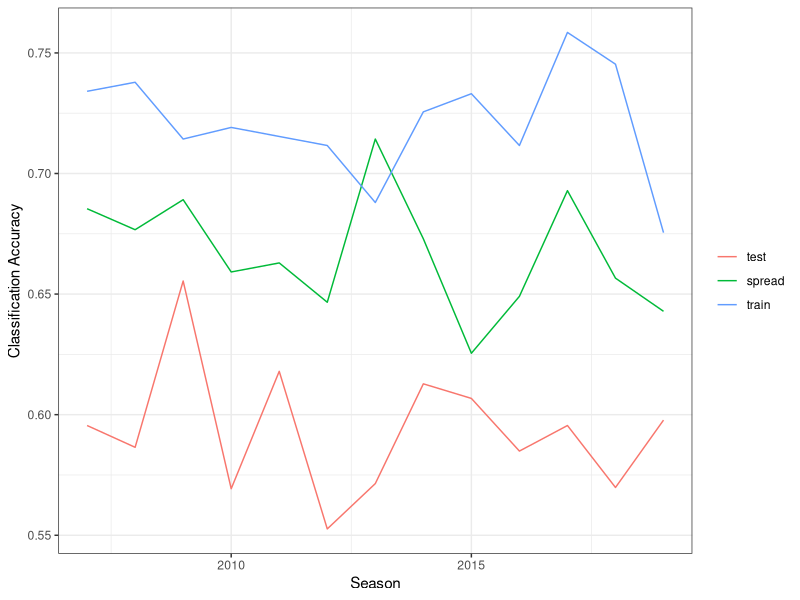
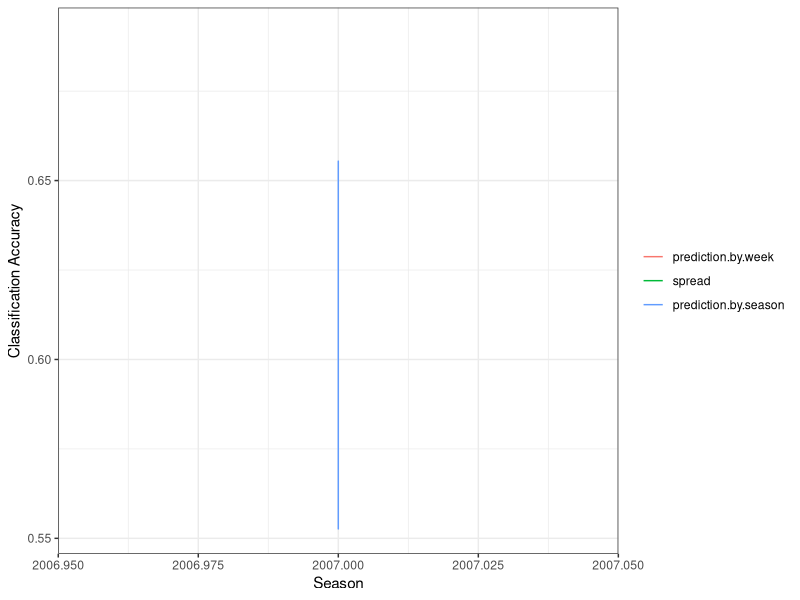
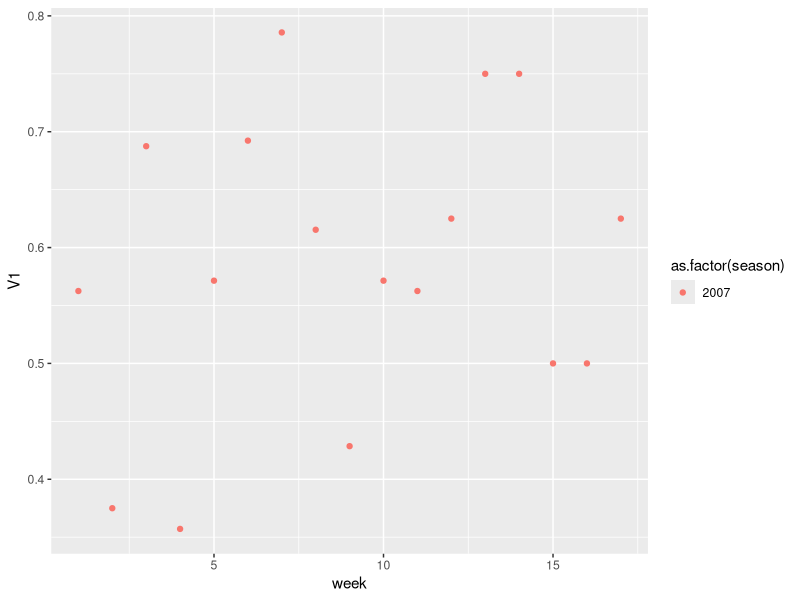
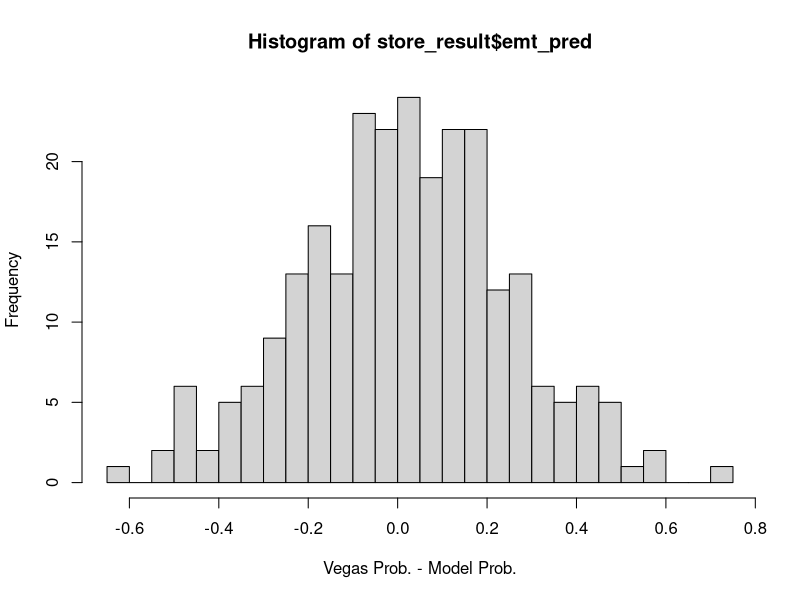
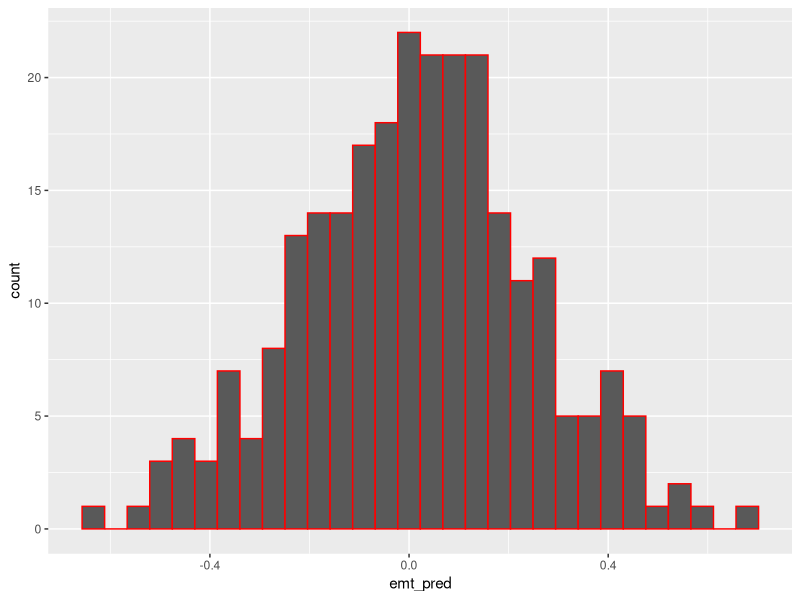
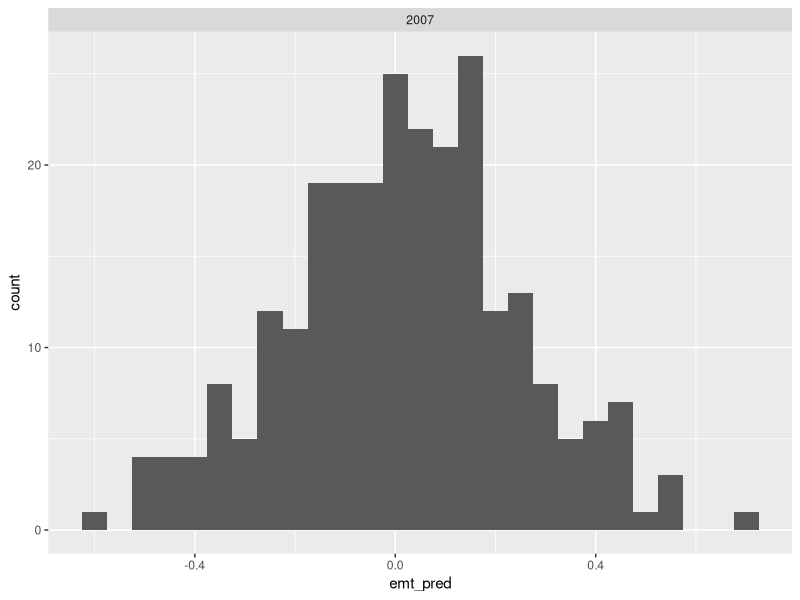

Source code (R) for these figures, in order: (Note: this script raises an error after producing the figures.)
##################################################### Load data and package ################################################################
library(glmnet)
library(ggplot2)
library(reshape2)
library(tidyr)
library(cowplot)
library(boot)
library(plyr)

dat = read.table('games.csv', sep=',', header=T,  row.names = NULL, fill=T, quote='', stringsAsFactors = FALSE)
# dat = read.table('games.csv', sep=',', header=T,  row.names = NULL, fill=T, quote='', stringsAsFactors = FALSE)
dat = dat[dat$season>=2006&dat$season<2020,]
# remove playoff games
# dat = dat[dat$game_type=="REG",]
# remove games with ties
dat <- dat[dat$result!=0,]
# Teams change name in season 2016 and 2017. We use their old names for consistent comparison.
dat$home_team[dat$home_team=="LA"]="STL"
dat$away_team[dat$away_team=="LA"]="STL"
dat$home_team[dat$home_team=="LAC"]="SD"
dat$away_team[dat$away_team=="LAC"]="SD"


##########################################################################################################################################
############################################ Penalized logistic regression,  Train by season  ############################################
##########################################################################################################################################

season = (min(dat$season)+1):max(dat$season)
team = sort(unique(dat$home_team))
# test_acc if a matrix storing testing set classification accuracy of Bradley-Terry model, and spreadline accuracy.
test_acc = matrix(0, nrow=length(season), ncol=3)
colnames(test_acc) = c('test', 'spread', 'train')
rownames(test_acc) = paste0('season_', season)

convert_design<- function(team_name){
  mat= matrix(0, nrow=length(team_name), ncol=32)
  colnames(mat)=team
  for(i in 1:length(team_name)){
    mat[i, team_name[i]]=1
  }
  return(mat)
}

store_params = matrix(0, nrow=32, ncol = length(season))
rownames(store_params) = c('home', team[-1])
colnames(store_params)=season
for (i in season){
  # Training set
  dat_train=dat[dat$season==i-1,]
  y = 1* (dat_train$home_score > dat_train$away_score)
  home = convert_design(dat_train$home_team)
  away = convert_design(dat_train$away_team)
  train_design =data.frame(y, (home- away)[,-1] )  
  # Testing set
  dat_test=dat[dat$season==i,]
  test_design =data.frame( (convert_design(dat_test$home_team)-convert_design(dat_test$away_team))[,-1])
  
  if(i==season[1]){
    mod1 = glm(y~., data=train_design, family=binomial())
    pred = predict(mod1, newdata = (test_design))
    fit = predict(mod1, newdata = (train_design))
    param0 = mod1$coefficients
    
  }else{
    y = train_design$y
    train_design =as.matrix(train_design[,-1])
    offset= train_design%*%param0[-1]+param0[1]
    #fit.lasso.cv <- cv.glmnet(train_design, cbind(1-y,y), type.measure="class", alpha=0, family="binomial", offset = offset)
    fit.lasso <- glmnet(train_design, cbind(1-y,y), family="binomial", alpha=0, lambda =.1, offset = offset)
    param0 = c(fit.lasso$a0,as.vector(Matrix(fit.lasso$beta, sparse = F)))+param0
    pred = as.matrix(cbind(1,test_design))%*%param0
    fit = as.matrix(cbind(1,train_design))%*%param0
    #print(fit.lasso.cv$lambda.min)
    
  }
  store_params[,toString(i)]=param0
  
  test_acc[i-min(season)+1,]=c(
    mean((pred >0)*1 == (dat_test$result>0)*1),
    mean((dat_test$spread_line>0)*1 == (dat_test$result>0)*1),
    mean((fit>0)*1 == (dat_train$result>0)*1)
  )
}
# reshape the test_acc to plot
test_acc_long = gather(data.frame(test_acc, season=rownames(test_acc)), method, accuracy, "test":"train", factor_key=TRUE)
test_acc_long$season = as.integer(unlist(lapply(test_acc_long$season, FUN=function(i){substr(i,8,11)})))
ggplot(test_acc_long, aes(x=season, y=accuracy, color=method)) + theme_bw()+
  geom_line()+theme(legend.title = element_blank())+ylab('Classification Accuracy')+xlab("Season")
colMeans(test_acc)

##########################################################################################################################################
##################################### Penalized Logistic regression  Train by week  ######################################################
##########################################################################################################################################

# store_params
# season
for (i in 2007){
# for (i in season){
  for (j in 1:17){
    # Subset the data frame by week and season
    dat_test = dat[dat$season==i&dat$week==j,]
    # Create a design matrix
    test_design =as.matrix(cbind(1, (convert_design(dat_test$home_team)-convert_design(dat_test$away_team))[,-1] ) )
    # test_design - use prior season unless we have at least 5 games in the season
    if (j<5){
      param = store_params[, toString(i)]
    }else{
      # Subset the training data
      dat_train = dat[dat$season==i&dat$week<j,]
      # Create a response variable
      y = 1* (dat_train$home_score > dat_train$away_score)
      # Create a design matrix
      train_design = as.matrix(cbind((convert_design(dat_train$home_team)- convert_design(dat_train$away_team))[,-1]))
      param0 =  store_params[, toString(i)]
      offset= train_design%*%param0[-1]+param0[1]
      #fit.lasso.cv <- cv.glmnet(train_design, cbind(1-y,y), type.measure="class", alpha=0, family="binomial", offset = offset)
      # Fir the lasso model
      fit.lasso <- glmnet(train_design, cbind(1-y,y), family="binomial", alpha=1, lambda = .1, offset = offset)
      fit.ridge <- glmnet(train_design, cbind(1-y,y), family="binomial", alpha=0, lambda = .1, offset = offset)
      # print(fit.lasso$beta)
      # print(fit.ridge$beta)
      # fit.lasso <- glmnet(train_design, cbind(1-y,y), family="binomial", alpha=0, lambda = .1, offset = offset)
      param = c(fit.lasso$a0,as.vector(Matrix(fit.lasso$beta, sparse = F)))+param0
      # param
    }
    # temp
    # Let's add in the spread line
    temp = data.frame(cbind(season=i, week=j,
                            result= (dat_test$result>0),
                            prediction = as.vector(test_design%*%param>0),
                            # Tack on the original spread and the log odd predictions
                            spread=(dat_test$spread_line>0), spread_orig = dat_test$spread_line,
                            # home_team = dat_test$home_team,
                            mod_log_odds = as.vector(test_design%*%param)))
                            # mod_log_odds = as.vector(test_design%*%param),
                            # Bolt on more covariates
                            # roof = dat_test$roof, surface = dat_test$surface))
                            # div_game = dat_test$div_game, home_team = dat_test$home_team))
                            # Bolt on the team
    # temp = data.frame(cbind(season=i, week=j,
                            # result= (dat_test$result>0),
                            # prediction = as.vector(test_design%*%param>0),
                            # spread=(dat_test$spread_line>0)))
    if (i==season[1]&j==1){store_result=temp}else{store_result=rbind(store_result, temp)}
  }
}

head(dat_test)

# test_design%*%param
# store_result
# test_acc1
test_acc1 = data.frame(cbind(aggregate(cbind(store_result[,3]==store_result[,4], store_result[,3]==store_result[,5]), by = list(season=store_result$season),
                                       FUN=mean), test_acc[,1]))
names(test_acc1)=c('season', 'prediction.by.week', 'spread','prediction.by.season')
test_acc_long = gather(test_acc1, method, accuracy, "prediction.by.week":"prediction.by.season", factor_key=TRUE)
ggplot(test_acc_long, aes(x=season, y=accuracy, color=method)) + theme_bw()+
  geom_line()+theme(legend.title = element_blank())+ylab('Classification Accuracy')+xlab("Season")
colMeans(test_acc1)
df= aggregate(cbind(store_result[,3]==store_result[,4], store_result[,3]==store_result[,5]),
              by = list(week=store_result$week, season=store_result$season),
              FUN=mean)
ggplot(df, aes(x=week, y=V1, color=as.factor(season)))+geom_point()

####### Steven's Betting Model ######

# Let's see if we can summarize the data
head(store_result)

# Bolt on the probability
store_result$mod_prob = inv.logit(store_result$mod_log_odds)
store_result

# Add a negative sign for the decision rule
store_result$neg_sign = ifelse(store_result$spread_orig < 0, 1, 0)
store_result

# Convert to absolut evalue
store_result$abv_ps = abs(store_result$spread_orig)
store_result$abv_ps

# Ok, we need to bolt on a mapping from the spread to the implied odds
spto_df = read.table('spread_to_odds.csv', sep=',', header=T,  row.names = NULL, fill=T, quote='', stringsAsFactors = FALSE)
# Spread to odds dataframe
# spto_df$Point.Spread*2
head(spto_df)

colnames(spto_df)[colnames(spto_df) == 'Point.Spread'] <- 'abv_ps'


# Let's find a way to bolt this on
# store_result
# abc = merge(x = store_result, y = spto_df, by.x = "spread_orig",
            # by.y = "Point.Spread", all.x = TRUE)
# ?merge
# head(abc)

store_result = join(x = store_result, y = spto_df, by = "abv_ps")
head(store_result)

# Now, we simply need to find the spreadline odds
store_result$sl_prob = ifelse(store_result$neg_sign == 0, store_result$Favorite.Win.Chance, store_result$Underdog.Win.Chance)
head(store_result)

# Assign a probability of 0.999999 if abv_ps > 17, else 1 - this
num_infty = 0.999999

# Assign point spreads greater than or equal to 17 values of numerical infinity, else 1 - neg infinity
store_result$sl_prob[store_result$spread_orig >= 17] <- num_infty
store_result$sl_prob[store_result$spread_orig <= -17] <- (1-num_infty)

# store_result$sl_prob = ifelse(store_result$spread_orig >= 17, store_result$sl_prob = num_infty, store_result$sl_prob = store_result$sl_prob)

# store_result$sl_prob = ifelse(store_result$neg_sign == 0, sl_prob = num_infty, sl_prob = (1-num_))

# Check for missingness
sum(is.na(store_result$sl_prob))
# Yay none!
# store_result[170:179,]

# Now we need to find the difference between the two (experimental- theoretical)
# or, the implied odds from the spreadline versus the model probabilities
store_result$emt_pred = store_result$sl_prob - store_result$mod_prob

# par(mfrow=c(1,1))

# Visualize the data
hist(store_result$emt_pred, breaks = 20, xlab = "Vegas Prob. - Model Prob.")

# Sanity check
ggplot() + geom_histogram(aes(x=emt_pred), colour="red", data=store_result) 
# geom_density(aes(x=sl_prob), colour="blue", data=store_result)


# Summarize the data
summary(store_result$emt_pred)

# abc

# Sourece
# https://www.boydsbets.com/nfl-spread-to-moneyline-conversion/

# head(dat)

### Visualization

head(store_result)
p <- ggplot(data = store_result, aes(x = emt_pred)) + geom_histogram(binwidth = 0.05)
p + facet_wrap(~season)

head(store_result)

# sum(store_result$result)/nrow(store_result)

## What if we could plot both?
ggplot(store_result, aes(x=c)) + geom_density(aes(group=sl_prob))
# data_melt = melt(store_result)
# ?melt
# data_melt

ggplot() + geom_histogram(aes(x=emt_pred), colour="red", data=store_result) 
  # geom_density(aes(x=sl_prob), colour="blue", data=store_result)


# This is the one we want - 
p1 <- ggplot() + 
  geom_density(aes(x=mod_prob), colour="red", data=store_result) + 
  geom_density(aes(x=sl_prob), colour="blue", data=store_result)
# + scale_x_continuous("Test")
  # +labs(title="Win Probability",
  #     x ="Predicted Win Probability")


# Mess with the subtitle
special_sub = expression(paste("Our Model in Red, ", "Sports Book Odds in Blue"))
# special_sub = multiTitle(color="red","Hair color", color="black"," and ",color="blue","Eye color")

# abc = expression("Hair color" * phantom(" and Eye color"),col.main="red")


# title(expression(phantom("Hair color and ") *
#                    "Eye color"),col.main="blue")
# 
# title(expression(phantom("Hair color ") *
#                    
#                    "and " * phantom("Eye color"),col.main="black")) 

p2 <- p1 + scale_x_continuous("Win Probability") + scale_y_continuous("Density")  + ggtitle("Comparing Win Probabilities", subtitle = special_sub)

# Overall win probabilities
p2

# p2 <- p1 + scale_x_continuous("Win Probability") + scale_y_continuous("Density")  + ggtitle("Comparing Win Probabilities", subtitle = "Red is Our Model, Blue is Vegas")

# Mess with the subtitle

# p2 +  theme(
#   plot.title = element_text(color = "red", size = 12, face = "bold"),
#   plot.subtitle = element_text(color = "blue"),
#   plot.caption = element_text(color = "green", face = "italic")
# )

# By Season
season <- ggplot() + geom_density(aes(x=mod_prob), colour="red", data=store_result) + 
  geom_density(aes(x=sl_prob), colour="blue", data=store_result) + facet_wrap(~season)
# season
season + scale_x_continuous("Win Probability") + scale_y_continuous("Density")  + ggtitle("Comparing Win Probabilities by Season", subtitle = special_sub)

# By week
week <- ggplot() + geom_density(aes(x=mod_prob), colour="red", data=store_result) + 
  geom_density(aes(x=sl_prob), colour="blue", data=store_result) + facet_wrap(~week)

week + scale_x_continuous("Win Probability") + scale_y_continuous("Density")  + ggtitle("Comparing Win Probabilities by Week", subtitle = special_sub)

# Bolt on team


# p <- ggplot(data=store_result, aes(x=emt_pred, group=cut, fill=cut)) +
  # geom_density(adjust=1.5, alpha=.4) +
  # theme_ipsum()

### The Kelly Criterion ###
head(store_result)

# store_result$mod_prob
# Calculate spread line odds
store_result$sl_odds = (store_result$sl_prob)/(1- store_result$sl_prob)

# Calculate b assuming a fair casino
# store_result$kb = (1/(store_result$sl_prob))-1
store_result$kb = 1/store_result$sl_odds

# store_result$sl_odds


# Find out the Kelly bet
store_result$kelly_bet = store_result$mod_prob - ((1-store_result$mod_prob)/store_result$kb)

# Code up a negative dummy
store_result$kelly_result = ifelse(store_result$result == 0, -1, 1)

# head(store_result)
# Find out the total payoff
store_result$kb_payoff = ifelse(store_result$kelly_result*store_result$kelly_bet > 0, 
                                abs(store_result$kelly_bet) + 1, 1 - abs(store_result$kelly_bet))


summary(store_result$kelly_bet)
head(store_result)
# Write a function
kb_func_rand = function(bankroll, df=store_result, niter= 100, samp_no = 100){
  # Initialize a storage matrix
  br_mat = matrix(0, samp_no, niter)
  # Loop through and populate
  for (j in 1:niter){
    # Take a sample
    t_samp = df[sample(nrow(df), samp_no), ]
    # Re-order the data frame
    t_samp$index <- as.numeric(row.names(t_samp))
    t_samp = t_samp[order(t_samp$index), ]
    # print(t_samp)
    # Initialize a storage vector
    # br_vec = rep(0, nrow(df))
    # Loop through
    for (i in 1:nrow(t_samp)){
      # If we have one, then we just simply extract the first value
      if (i ==1){
        br_mat[i,j] = t_samp$kb_payoff[i]*bankroll
        # If you're at 0, then you're at zero
        br_mat[i,j] = ifelse(br_mat[i,j] <0 ,0 , br_mat[i,j])
      } else {
        # Calculate the new payoff
        br_mat[i,j] = t_samp$kb_payoff[i]*br_mat[i-1,j]
        # If you're at 0, then you're at zero
        br_mat[i,j] = ifelse(br_mat[i,j] <0 ,0 , br_mat[i,j])
      }
      # print(br_vec)
    }
    # Add one to everyone to avoid problems with log scale
    br_mat = br_mat + 1 
    # Plot on the log scale
    if (j ==1){
      # Now we need to plot the data
      plot(log(br_mat[,j]), type = "l", xlab = "Number of Bets Placed",
      ylab = "Log Dollars", ylim = c(0,10),
      main = paste("Kelly Criterion Betting Results Over", niter, "Simulations"),
      sub = "$1 was Added to the Original Matrix of Dollars for Stability")
      # Add a horizonal line
      abline(h = log(100+1), col = "red", lty = 2)
      legend("topright", legend = c(paste0("Starting Bankroll of $",bankroll)), col = "red", lty = 2)
      # plot(br_mat[,j], type = "l", xlab = "Number of Bets Placed",
           # ylab = "Dollars", ylim = c(0,1000))
    } else {
      # lines(br_mat[,j])
      lines(log(br_mat[,j]))
    }
    
    # Add lines
    # lines(br_mat[,j])
  }
  # Plot the matrix
  # plot(br)
  # Add lines
  # Plot the data
  # plot(br_vec, type = "l", xlab = "Number of "
  return(br_mat)
}

def = kb_func_rand(100)
# def

# Append an index

# t_samp = sample(store_result, size = 10)
t_samp = store_result[sample(nrow(store_result), 5), ]

t_samp$index <- as.numeric(row.names(t_samp))
t_samp <- t_samp[order(t_samp$index), ]

t_samp$kb_payoff[1]

# sample(nrow(store_result), 3)
index(store_result)
order(t_samp)
# kb_func = function(bankroll, df=store_result){
#   # Print the data frame
#   # print(df)
#   # Initialize a storage vector
#   br_vec = rep(0, nrow(df))
#   # Loop through
#   for (i in 1:nrow(df)){
#     # If we have one, then we just simply extract the first value
#     if (i ==1){
#       br_vec[i] = df$kb_payoff[i]*bankroll
#     } else {
#       # Calculate the new payoff
#       br_vec[i] = df$kb_payoff[i]*br_vec[i-1]
#       # If you're at 0, then you're at zero
#       br_vec[i] = ifelse(br_vec[i] <0 ,0 , br_vec[i])
#     }
#     # print(br_vec)
#   }
#   # Plot the data
#   # plot(br_vec, type = "l", xlab = "Number of "
#   return(br_vec)
# }

store_result$kb_payoff[1]

abc = kb_func(100, df=store_result[1:100,])
plot(abc)


######################################################### Bradley Terry ####################################################################
season=2007:2019
for (i in season){
  # Training set
  dat_train=dat[dat$season==i-1,]
  y = 1* (dat_train$home_score > dat_train$away_score)
  home = convert_design(dat_train$home_team)
  away = convert_design(dat_train$away_team)
  train_design =data.frame(y, (home- away)[,-1])
  # Testing set
  dat_test=dat[dat$season==i,]
  test_design =data.frame( (convert_design(dat_test$home_team)-convert_design(dat_test$away_team))[,-1])
  
  mod1 = glm(y~., data=train_design, family=binomial())
  pred = predict(mod1, newdata = (test_design))
  fit = predict(mod1, newdata = (train_design))
  
  test_acc[i-min(season)+1,]=c(
    mean((pred >0)*1 == (dat_test$result>0)*1),
    mean((dat_test$spread_line>0)*1 == (dat_test$result>0)*1),
    mean((fit>0)*1 == (dat_train$result>0)*1)
  )
  store_params[,toString(i)]=mod1$coefficients
}
# reshape the test_acc to plot
test_acc_long = gather(data.frame(test_acc, season=rownames(test_acc)), method, accuracy, "test":"train", factor_key=TRUE)
test_acc_long$season = as.integer(unlist(lapply(test_acc_long$season, FUN=function(i){substr(i,8,11)})))
ggplot(test_acc_long, aes(x=season, y=accuracy, color=method)) + theme_bw()+
  geom_line()+theme(legend.title = element_blank())+ylab('Classification Accuracy')+xlab("Season")

# Add New Covariates - Steven

head(train_design)
dim(train_design)



##########################################################################################################################################
##################################### Penalized Logistic regression - Spreadline  ######################################################
##########################################################################################################################################
# team

# STM Notes on 12.12.2020 - Let's fit a model on spreadline

# First step - modify the store_params matrix - adding a variable for the spread line at the end
store_params = matrix(0, nrow=33, ncol = length(season))
rownames(store_params) = c(c('home', team[-1]),"spread_line")
colnames(store_params)=season

# test_acc_spread if a matrix storing testing set classification accuracy of Bradley-Terry model, and spreadline accuracy.
test_acc_spread = matrix(0, nrow=length(season), ncol=3)
colnames(test_acc_spread) = c('test', 'spread', 'train')
rownames(test_acc_spread) = paste0('season_', season)

# store_params

# Modify the original code to work with spreadline

# store_params = matrix(0, nrow=32, ncol = length(season))
# rownames(store_params) = c('home', team[-1])
# colnames(store_params)=season
for (i in season){
# for (i in 2007){
  # Training set
  dat_train=dat[dat$season==i-1,]
  # Modify to be the result
  y = dat_train$result
  # train_design
  # y = 1* (dat_train$home_score > dat_train$away_score)
  home = convert_design(dat_train$home_team)
  away = convert_design(dat_train$away_team)
  # Bolt on the spread line and rename
  train_design =data.frame(y, (home- away)[,-1],dat_train$spread_line)
  # head(train_design)
  # names(train_design)
  # Rename the data
  names(train_design)[names(train_design) == 'dat_train.spread_line'] <- 'spread_line'
  # Testing set
  dat_test=dat[dat$season==i,]
  # Bolt on the spread line and rename
  test_design =data.frame((convert_design(dat_test$home_team)-convert_design(dat_test$away_team))[,-1],dat_test$spread_line)
  names(test_design)[names(test_design) == 'dat_test.spread_line'] <- 'spread_line'
  # Train using the simple GLM model
  if(i==season[1]){
    # ?glm
    mod1 = glm(y~., data=train_design, family=gaussian())
    pred = predict(mod1, newdata = (test_design))
    fit = predict(mod1, newdata = (train_design))
    param0 = mod1$coefficients
    
  }else{
    # Pull out the y variable
    y = train_design$y
    train_design =as.matrix(train_design[,-1])
    offset= train_design%*%param0[-1]+param0[1]
    #fit.lasso.cv <- cv.glmnet(train_design, cbind(1-y,y), type.measure="class", alpha=0, family="binomial", offset = offset)
    opt_lambda <- cv.glmnet(train_design, y, family="gaussian", alpha=0, offset = offset)
    # Print the optimal lambda
    # print(opt_lambda)
    # opt_lambda$lambda.min
    fit.ridge <- glmnet(train_design, y, family="gaussian", alpha=0, lambda =opt_lambda$lambda.min, offset = offset)
    # fit.ridge <- glmnet(train_design, y, family="gaussian", alpha=0, lambda =.1, offset = offset)
    # fit.ridge.cv <- cv.glmnet(train_design, y, family="gaussian", alpha=0, offset = offset)
    # fit.lasso <- glmnet(train_design, cbind(1-y,y), family="binomial", alpha=0, lambda =.1, offset = offset)
    # param0 = c(fit.lasso$a0,as.vector(Matrix(fit.lasso$beta, sparse = F)))+param0
    param0 = c(fit.ridge$a0,as.vector(Matrix(fit.ridge$beta, sparse = F)))+param0
    pred = as.matrix(cbind(1,test_design))%*%param0
    fit = as.matrix(cbind(1,train_design))%*%param0
    #print(fit.lasso.cv$lambda.min)
    
  }
  # Store the parameters
  store_params[,toString(i)]=param0
  # Measure the testing accuracy
  test_acc[i-min(season)+1,]=c(
    mean((pred >0)*1 == (dat_test$result>0)*1),
    mean((dat_test$spread_line>0)*1 == (dat_test$result>0)*1),
    mean((fit>0)*1 == (dat_train$result>0)*1)
  )
  # Measure the testing accuracy against the spread
  # Define a variable that's the decision criterion - let's call it "bet_cover"
  # Do it for both train and test
  bet_cover_train = ifelse(fit > dat_train$spread_line, 1, -1)
  bet_cover_test = ifelse(pred > dat_test$spread_line, 1, -1)
  # Define cover the spread variables
  cts_train = ifelse(dat_train$result > dat_train$spread_line, 1, -1)
  cts_test = ifelse(dat_test$result > dat_test$spread_line, 1, -1)
  # See what happens if we replace pushes with an NA
  # cts_train = ifelse(dat_train$result == dat_train$spread_line, NA, -1)
  # cts_test = ifelse(dat_test$result == dat_test$spread_line, NA, -1)
  # See what happens if we replace pushes with an NA
  cts_train[dat_train$result == dat_train$spread_line] <- NA
  cts_test[dat_test$result == dat_test$spread_line] <- NA
  # cts_train = ifelse(dat_train$result == dat_train$spread_line, NA)
  # cts_test = ifelse(dat_test$result == dat_test$spread_line, NA)
  # cts_train = (dat_train$result - dat_train$spread_line >0)*1
  # cts_test = (dat_test$result - dat_test$spread_line >0)*1
  # Did we bet correctly on the training set?
  result_train = ifelse(bet_cover_train*cts_train > 0, 1, 0)
  # On the test set?
  result_test = ifelse(bet_cover_test*cts_test > 0, 1, 0)
  # What did the spread say?
  # Cut out NA rows
  result_spread = ifelse(na.omit(cts_test) > 0, 1, 0)
  # result_spread = ifelse(cts_test > 0, 1, 0)
  # The idea is that we would bet to cover the spread if we predict a higher
  test_acc_spread[i-min(season)+1,]=c(
    # We want to eliminate ties from our dataset. You get your money back
    # This is whether we cover the spread in our test data
    # Did we bet correctly on our test set?
    mean(result_test, na.rm = TRUE),
    # How did the spread line do?
    # mean(result_spread),
    mean(result_spread, na.rm = TRUE),
    # Did we bet correctly on our training set?
    # mean(result_train)
    mean(result_train, na.rm = TRUE)
    
    
    # mean((pred >0)*1 == (dat_test$result>0)*1),
    # mean((dat_test$spread_line>0)*1 == (dat_test$result>0)*1),
    # mean((fit>0)*1 == (dat_train$result>0)*1)
  )
}


# reshape the test_acc to plot
test_acc_long = gather(data.frame(test_acc, season=rownames(test_acc)), method, accuracy, "test":"train", factor_key=TRUE)
test_acc_long$season = as.integer(unlist(lapply(test_acc_long$season, FUN=function(i){substr(i,8,11)})))
ggplot(test_acc_long, aes(x=season, y=accuracy, color=method)) + theme_bw()+
  geom_line()+theme(legend.title = element_blank())+ylab('Classification Accuracy')+xlab("Season")
colMeans(test_acc)

# Calculate the breakeven win percentage
be_105 = (105/205)
be_110 = (110/210)

test_acc_spread

# Plot the accuracy against the spread
test_acc_long2 = gather(data.frame(test_acc_spread, season=rownames(test_acc_spread)), method, accuracy, "test":"train", factor_key=TRUE)
test_acc_long2$season = as.integer(unlist(lapply(test_acc_long2$season, FUN=function(i){substr(i,8,11)})))
ggplot(test_acc_long2, aes(x=season, y=accuracy, color=method)) + theme_bw()+
  geom_line()+theme(legend.title = element_blank())+ylab('Spread Betting Accuracy')+xlab("Season") +
  geom_hline(yintercept = be_105, linetype = "dashed", color = "red") +
  annotate(geom="text", label="-105 Breakeven Point", x=2010, y=be_105, vjust=-1, col = "red") + 
  annotate(geom="text", label="-110 Breakeven Point", x=2010, y=be_110, vjust=-1, col = "green") + 
  # geom_text(data=data.frame(x=2010,y=be_105), aes(x, y), label="Hello", vjust=-1) + 
  # geom_text(aes(2010,be_105,label = "-105 Line Breakeven", vjust = -1, color = "red")) +
  geom_hline(yintercept = be_110, linetype = "dashed", color = "green")
  

# Calculate the column means
# colMeans(test_acc_spread)

# store_params
# season
# for (i in 2007){
for (i in season){
  for (j in 1:17){
    # Subset the data frame by week and season
    dat_test = dat[dat$season==i&dat$week==j,]
    # head(dat_test)
    # Create a design matrix - bolt on spread line
    # test_design =as.matrix(cbind(1, (convert_design(dat_test$home_team)-convert_design(dat_test$away_team))[,-1] ) )
    # Bolt spreadline onto the end
    test_design =as.matrix(cbind(1, (convert_design(dat_test$home_team)-convert_design(dat_test$away_team))[,-1] ,dat_test$spread_line) )
    # names(test_design)[names(test_design) == 'dat_test.spread_line'] <- 'spread_line'
    # test_design =as.matrix(cbind(1, dat_test$spread_line, (convert_design(dat_test$home_team)-convert_design(dat_test$away_team))[,-1] ) )
    # test_design
    # test_design - use prior season unless we have at least 5 games in the season
    if (j<5){
      param = store_params[, toString(i)]
    }else{
      # Subset the training data
      dat_train = dat[dat$season==i&dat$week<j,]
      # Create a response variable
      # y = 1* (dat_train$home_score > dat_train$away_score)
      # Make a margin of victory variable
      # head(dat_train)
      y = dat_train$result
      # y = (dat_train$home_score > dat_train$away_score)
      # Create a design matrix
      train_design = as.matrix(cbind((convert_design(dat_train$home_team)- convert_design(dat_train$away_team))[,-1], dat_train$spread_line))
      # names(train_design)[names(train_design) == 'dat_train.spread_line'] <- 'spread_line'
      # train_design = as.matrix(cbind((convert_design(dat_train$home_team)- convert_design(dat_train$away_team))[,-1]))
      param0 =  store_params[, toString(i)]
      offset= train_design%*%param0[-1]+param0[1]
      # param0
      # train_design
      opt_lambda <- cv.glmnet(train_design, y, family="gaussian", alpha=0, offset = offset)
      #fit.lasso.cv <- cv.glmnet(train_design, cbind(1-y,y), type.measure="class", alpha=0, family="binomial", offset = offset)
      # Fit the lasso model
      fit.lasso <- glmnet(train_design, y, family="gaussian", alpha=1, lambda = .1, offset = offset)
      # Fit the ridge model
      fit.ridge <- glmnet(train_design, y, family="gaussian", alpha=0, lambda = opt_lambda$lambda.min, offset = offset)
      # fit.ridge <- glmnet(train_design, y, family="gaussian", alpha=0, lambda = .1, offset = offset)
      # print(fit.lasso$beta)
      # print(fit.ridge$beta)
      # fit.lasso <- glmnet(train_design, cbind(1-y,y), family="binomial", alpha=0, lambda = .1, offset = offset)
      param = c(fit.ridge$a0,as.vector(Matrix(fit.ridge$beta, sparse = F)))+param0
      # param
    }
    # temp
    # Let's add in the spread line
    temp = data.frame(cbind(season=i, week=j,
                            result = dat_test$result,
                            # result= (dat_test$result>0),
                            prediction = as.vector(test_design%*%param),
                            # prediction = as.vector(test_design%*%param>0),
                            # Tack on the original spread and the log odd predictions
                            spread=(dat_test$spread_line>0), spread_line = dat_test$spread_line))
                            # home_team = dat_test$home_team,
                            # mod_log_odds = as.vector(test_design%*%param)))
    # mod_log_odds = as.vector(test_design%*%param),
    # Bolt on more covariates
    # roof = dat_test$roof, surface = dat_test$surface))
    # div_game = dat_test$div_game, home_team = dat_test$home_team))
    # Bolt on the team
    # temp = data.frame(cbind(season=i, week=j,
    # result= (dat_test$result>0),
    # prediction = as.vector(test_design%*%param>0),
    # spread=(dat_test$spread_line>0)))
    if (i==season[1]&j==1){store_result=temp}else{store_result=rbind(store_result, temp)}
  }
}



# Bolt on accuracy variables
# head(store_result)

# Measure the testing accuracy against the spread
# Define a variable that's the decision criterion - let's call it "bet_cover"
# Do it for both train and test
store_result$bet_cover_test = ifelse(store_result$prediction > store_result$spread_line, 1, -1)
# Define cover the spread variables
store_result$cts_test = ifelse(store_result$result > store_result$spread_line, 1, -1)
# Let's see what happens if we add in NAs
store_result$cts_test[store_result$result == store_result$spread_line] <- NA

# Remove rows with the na
store_result = store_result[complete.cases(store_result),]

# On the test set?
store_result$result_test = ifelse(store_result$bet_cover_test*store_result$cts_test > 0, 1, 0)
# What did the spread say?
store_result$result_spread = ifelse(store_result$cts_test > 0, 1, 0)
# The idea is that we would bet to cover the spread if we predict a higher
# test_acc_spread[i-min(season)+1,]=c(
#   # This is whether we cover the spread in our test data
#   # Did we bet correctly on our test set?
#   mean(result_test),
#   # How did the spread line do?
#   mean(result_spread),
#   # Did we bet correctly on our training set?
#   mean(result_train)
#   
#   
#   # mean((pred >0)*1 == (dat_test$result>0)*1),
#   # mean((dat_test$spread_line>0)*1 == (dat_test$result>0)*1),
#   # mean((fit>0)*1 == (dat_train$result>0)*1)
# )
head(store_result)
# Modify to deal with NAs
# cts_train[dat_train$result == dat_train$spread_line] <- NA
# cts_test[dat_test$result == dat_test$spread_line] <- NA

# test_acc1

# store_result$result_test
# test_acc

# Calculate the breakeven win percentage
be_105 = (105/205)
be_110 = (110/210)



# head(store_result)
test_acc_spread

# Analyze the accuracy
test_acc1 = data.frame(cbind(aggregate(cbind(store_result$result_test, store_result$result_spread), by = list(season=store_result$season),
                                       FUN=mean), test_acc_spread[,1]))
names(test_acc1)=c('season', 'Prediction by Week', 'Home Team to Cover','Prediction by Season')
test_acc_long = gather(test_acc1, method, accuracy, "Prediction by Week":"Prediction by Season", factor_key=TRUE)
# This is the final accuracy bit
ggplot(test_acc_long, aes(x=season, y=accuracy, color=method)) + theme_bw()+
  geom_line()+theme(legend.title = element_blank())+ylab('Spread Betting Accuracy')+xlab("Season") +
# Bolt on the breakeven points
  geom_hline(yintercept = be_105, linetype = "dashed", color = "red") +
  annotate(geom="text", label="-105 Breakeven Point", x=2011, y=be_105, vjust=-1, col = "red") + 
  annotate(geom="text", label="-110 Breakeven Point", x=2011, y=be_110, vjust=-1, col = "green") + 
  geom_hline(yintercept = be_110, linetype = "dashed", color = "green") + 
  ggtitle("Spread Win Probabilities by Season")

####### BIG SUMMARY #######
colMeans(test_acc1)

# colMeans(test_acc1)
df= aggregate(cbind(store_result$result_test, store_result$result_spread),
              by = list(week=store_result$week, season=store_result$season),
              FUN=mean)
ggplot(df, aes(x=week, y=V1, color=as.factor(season)))+geom_point()

# Find the accuracy by week
df_week = aggregate(cbind(store_result$result_test, store_result$result_spread),
                    by = list(week=store_result$week),
                    FUN=mean)
names(df_week)=c('season', 'Prediction by Week', 'Home Team to Cover')
# Transform the data frame
test_acc_week = gather(df_week, method, accuracy, "Prediction by Week":"Home Team to Cover", factor_key=TRUE)
ggplot(test_acc_week, aes(x=season, y=accuracy, color=method)) + theme_bw()+
  geom_line()+theme(legend.title = element_blank())+ylab('Spread Betting Accuracy')+xlab("Week") + 
  # Bolt on the breakeven points
  geom_hline(yintercept = be_105, linetype = "dashed", color = "red") +
  annotate(geom="text", label="-105 Breakeven Point", x=5, y=be_105, vjust=-1, col = "red") + 
  annotate(geom="text", label="-110 Breakeven Point", x=5, y=be_110, vjust=-1, col = "green") + 
  geom_hline(yintercept = be_110, linetype = "dashed", color = "green")+
  ggtitle("Spread Win Probabilities by Week")
  

# df_week


###### Run the betting model #######

### The Kelly Criterion ###
head(store_result)

# store_result$mod_prob
# Calculate spread line odds
# store_result$sl_odds = (store_result$sl_prob)/(1- store_result$sl_prob)

# Calculate b assuming a fair casino - in other words, an even money bet
store_result$kb_fair = 1 
store_result$kb_105 = 100/105
store_result$kb_110 = 100/110

105*(100/105) - 100*(105/100)

# store_result$kb = (1/(store_result$sl_prob))-1
# store_result$kb = 1/store_result$sl_odds

# store_result$sl_odds
store_result


# Find out the Kelly bet
store_result$kelly_bet = store_result$mod_prob - ((1-store_result$mod_prob)/store_result$kb)

# Code up a negative dummy
store_result$kelly_result = ifelse(store_result$result == 0, -1, 1)

# head(store_result)
# Find out the total payoff
store_result$kb_payoff = ifelse(store_result$kelly_result*store_result$kelly_bet > 0, 
                                abs(store_result$kelly_bet) + 1, 1 - abs(store_result$kelly_bet))


summary(store_result$kelly_bet)
head(store_result)
# Write a function
kb_func_rand = function(bankroll, df=store_result, niter= 100, samp_no = 100){
  # Initialize a storage matrix
  br_mat = matrix(0, samp_no, niter)
  # Loop through and populate
  for (j in 1:niter){
    # Take a sample
    t_samp = df[sample(nrow(df), samp_no), ]
    # Re-order the data frame
    t_samp$index <- as.numeric(row.names(t_samp))
    t_samp = t_samp[order(t_samp$index), ]
    # print(t_samp)
    # Initialize a storage vector
    # br_vec = rep(0, nrow(df))
    # Loop through
    for (i in 1:nrow(t_samp)){
      # If we have one, then we just simply extract the first value
      if (i ==1){
        br_mat[i,j] = t_samp$kb_payoff[i]*bankroll
        # If you're at 0, then you're at zero
        br_mat[i,j] = ifelse(br_mat[i,j] <0 ,0 , br_mat[i,j])
      } else {
        # Calculate the new payoff
        br_mat[i,j] = t_samp$kb_payoff[i]*br_mat[i-1,j]
        # If you're at 0, then you're at zero
        br_mat[i,j] = ifelse(br_mat[i,j] <0 ,0 , br_mat[i,j])
      }
      # print(br_vec)
    }
    # Add one to everyone to avoid problems with log scale
    br_mat = br_mat + 1 
    # Plot on the log scale
    if (j ==1){
      # Now we need to plot the data
      plot(log(br_mat[,j]), type = "l", xlab = "Number of Bets Placed",
           ylab = "Log Dollars", ylim = c(0,10),
           main = paste("Kelly Criterion Betting Results Over", niter, "Simulations"),
           sub = "$1 was Added to the Original Matrix of Dollars for Stability")
      # Add a horizonal line
      abline(h = log(100+1), col = "red", lty = 2)
      legend("topright", legend = c(paste0("Starting Bankroll of $",bankroll)), col = "red", lty = 2)
      # plot(br_mat[,j], type = "l", xlab = "Number of Bets Placed",
      # ylab = "Dollars", ylim = c(0,1000))
    } else {
      # lines(br_mat[,j])
      lines(log(br_mat[,j]))
    }
    
    # Add lines
    # lines(br_mat[,j])
  }
  # Plot the matrix
  # plot(br)
  # Add lines
  # Plot the data
  # plot(br_vec, type = "l", xlab = "Number of "
  return(br_mat)
}

def = kb_func_rand(100)
# def

# Append an index

# t_samp = sample(store_result, size = 10)
t_samp = store_result[sample(nrow(store_result), 5), ]

t_samp$index <- as.numeric(row.names(t_samp))
t_samp <- t_samp[order(t_samp$index), ]

t_samp$kb_payoff[1]

# sample(nrow(store_result), 3)
index(store_result)
order(t_samp)
# kb_func = function(bankroll, df=store_result){
#   # Print the data frame
#   # print(df)
#   # Initialize a storage vector
#   br_vec = rep(0, nrow(df))
#   # Loop through
#   for (i in 1:nrow(df)){
#     # If we have one, then we just simply extract the first value
#     if (i ==1){
#       br_vec[i] = df$kb_payoff[i]*bankroll
#     } else {
#       # Calculate the new payoff
#       br_vec[i] = df$kb_payoff[i]*br_vec[i-1]
#       # If you're at 0, then you're at zero
#       br_vec[i] = ifelse(br_vec[i] <0 ,0 , br_vec[i])
#     }
#     # print(br_vec)
#   }
#   # Plot the data
#   # plot(br_vec, type = "l", xlab = "Number of "
#   return(br_vec)
# }

store_result$kb_payoff[1]

abc = kb_func(100, df=store_result[1:100,])
plot(abc)

# store_result

# season
# param
    
